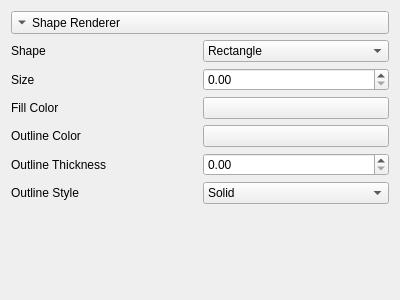
<?xml version="1.0" encoding="UTF-8"?>
<ui version="4.0">
 <class>ShapeRenderer</class>
 <widget class="QWidget" name="ShapeRenderer">
  <property name="geometry">
   <rect>
    <x>0</x>
    <y>0</y>
    <width>400</width>
    <height>300</height>
   </rect>
  </property>
  <property name="windowTitle">
   <string>Form</string>
  </property>
  <layout class="QGridLayout" name="gridLayout">
   <item row="1" column="1">
    <widget class="QLabel" name="shapeLabel">
     <property name="text">
      <string>Shape</string>
     </property>
    </widget>
   </item>
   <item row="5" column="1">
    <widget class="QLabel" name="outlineThicknessLabel">
     <property name="text">
      <string>Outline Thickness</string>
     </property>
    </widget>
   </item>
   <item row="5" column="2">
    <widget class="QDoubleSpinBox" name="outlineThicknessValue">
     <property name="maximum">
      <double>100.000000000000000</double>
     </property>
    </widget>
   </item>
   <item row="6" column="1">
    <widget class="QLabel" name="outlineStyleLabel">
     <property name="text">
      <string>Outline Style</string>
     </property>
    </widget>
   </item>
   <item row="2" column="2">
    <widget class="QDoubleSpinBox" name="sizeValue">
     <property name="maximum">
      <double>1000.000000000000000</double>
     </property>
    </widget>
   </item>
   <item row="4" column="1">
    <widget class="QLabel" name="outlineColorLabel">
     <property name="text">
      <string>Outline Color</string>
     </property>
    </widget>
   </item>
   <item row="2" column="1">
    <widget class="QLabel" name="sizeLabel">
     <property name="text">
      <string>Size</string>
     </property>
    </widget>
   </item>
   <item row="7" column="1">
    <spacer name="verticalSpacer">
     <property name="orientation">
      <enum>Qt::Vertical</enum>
     </property>
     <property name="sizeHint" stdset="0">
      <size>
       <width>20</width>
       <height>40</height>
      </size>
     </property>
    </spacer>
   </item>
   <item row="6" column="2">
    <widget class="QComboBox" name="outlineStylePicker">
     <item>
      <property name="text">
       <string>Solid</string>
      </property>
     </item>
     <item>
      <property name="text">
       <string>Dash</string>
      </property>
     </item>
     <item>
      <property name="text">
       <string>Dot</string>
      </property>
     </item>
    </widget>
   </item>
   <item row="3" column="1">
    <widget class="QLabel" name="fillColorLabel">
     <property name="text">
      <string>Fill Color</string>
     </property>
    </widget>
   </item>
   <item row="1" column="2">
    <widget class="QComboBox" name="shapePicker">
     <item>
      <property name="text">
       <string>Rectangle</string>
      </property>
     </item>
     <item>
      <property name="text">
       <string>Elipsis</string>
      </property>
     </item>
    </widget>
   </item>
   <item row="0" column="1" colspan="2">
    <widget class="QToolButton" name="toolButton">
     <property name="sizePolicy">
      <sizepolicy hsizetype="Preferred" vsizetype="Fixed">
       <horstretch>0</horstretch>
       <verstretch>0</verstretch>
      </sizepolicy>
     </property>
     <property name="text">
      <string>Shape Renderer</string>
     </property>
     <property name="toolButtonStyle">
      <enum>Qt::ToolButtonTextBesideIcon</enum>
     </property>
     <property name="autoRaise">
      <bool>false</bool>
     </property>
     <property name="arrowType">
      <enum>Qt::DownArrow</enum>
     </property>
    </widget>
   </item>
   <item row="3" column="2">
    <widget class="QPushButton" name="fillColorButton">
     <property name="text">
      <string/>
     </property>
    </widget>
   </item>
   <item row="4" column="2">
    <widget class="QPushButton" name="outlineColorButton">
     <property name="text">
      <string/>
     </property>
    </widget>
   </item>
  </layout>
 </widget>
 <resources/>
 <connections/>
</ui>
